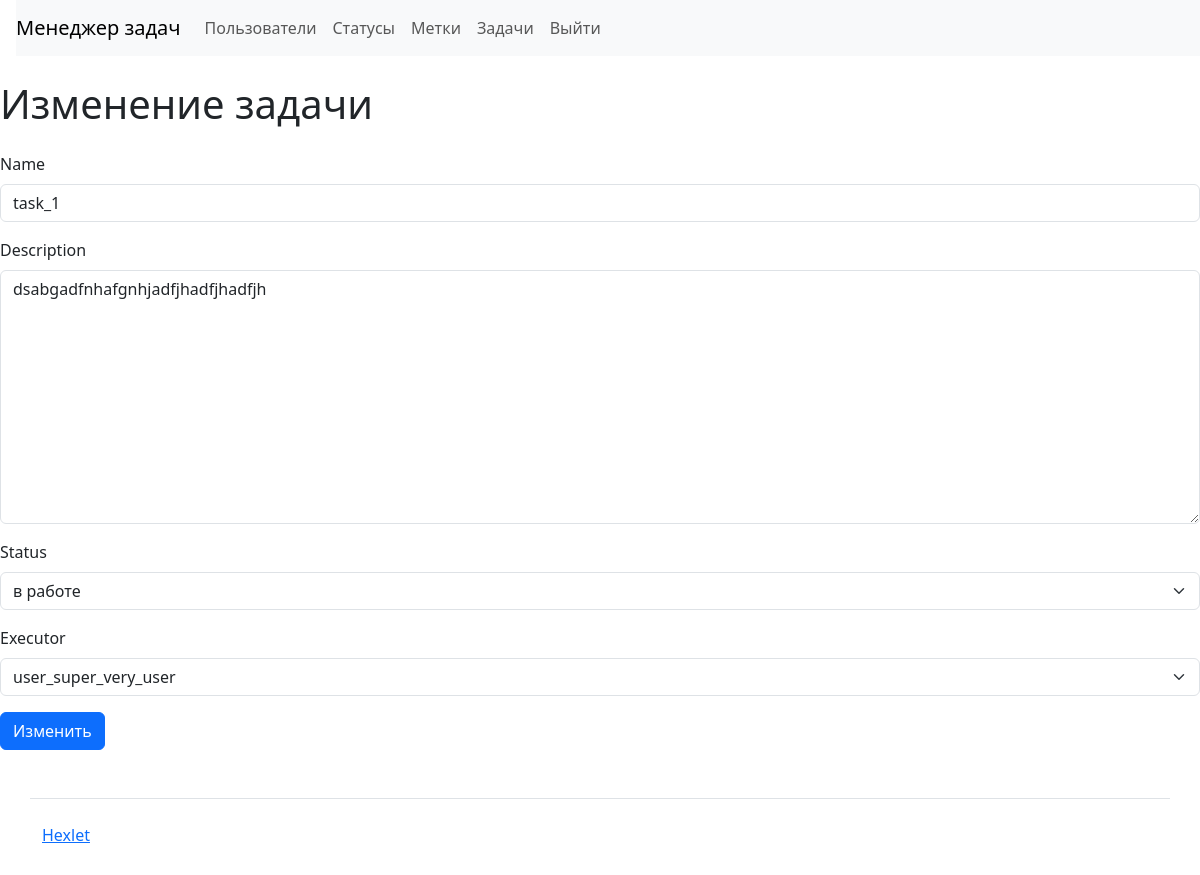
The app's page /tasks/1/update/ (signed in) with its own data.
### task_manager/tasks/models.py (models this page shows, shortened)
class TasksModel(models.Model):
    name = models.CharField(max_length=255)
    description = models.TextField()
    status = models.ForeignKey(StatusesModel, on_delete=models.PROTECT, null=True)
    author = models.ForeignKey(User, on_delete=models.PROTECT, related_name='created_task', null=True)
    executor = models.ForeignKey(User, on_delete=models.PROTECT, related_name='executor_task', null=True)
    labels = models.ManyToManyField(LabelsModel)
    date_create = models.DateTimeField(auto_now_add=True)

### task_manager/statuses/models.py (models this page shows)
class StatusesModel(models.Model):
    name = models.CharField(max_length=255)
    author = models.ForeignKey(User, on_delete=models.CASCADE, null=True)
    date_create = models.DateTimeField(auto_now_add=True)
    def __str__(self):
        return self.name

### task_manager/tasks/views.py (the view)
# urls.py: path('<int:pk>/update/', TaskUpdate.as_view(), name='update_task'),
class TaskUpdate(LoginRequiredMixin, UpdateView):
    model = TasksModel
    form_class = TasksCreateForm
    template_name = 'tasks/task_update.html'
    success_url = reverse_lazy('list_tasks')

### task_manager/tasks/forms.py
class TasksCreateForm(forms.ModelForm):
    class Meta:
        model = TasksModel
        fields = ['name', 'description', 'status', 'executor']

### task_manager/templates/tasks/task_update.html (shortened to what this page needs)
{% extends "base.html" %}
{% load django_bootstrap5 %}
{% block content %}
<h1 class="my-4">Изменение задачи</h1>
<form method='post'>
    {% bootstrap_form form %}
    {% bootstrap_button button_type="submit" content="Изменить" %}
</form>
{% endblock %}

### records on screen
TasksModel: name "task_1", description "dsabgadfnhafgnhjadfjhadfjhadfjh", status "в работе", executor "user_super_very_user"
